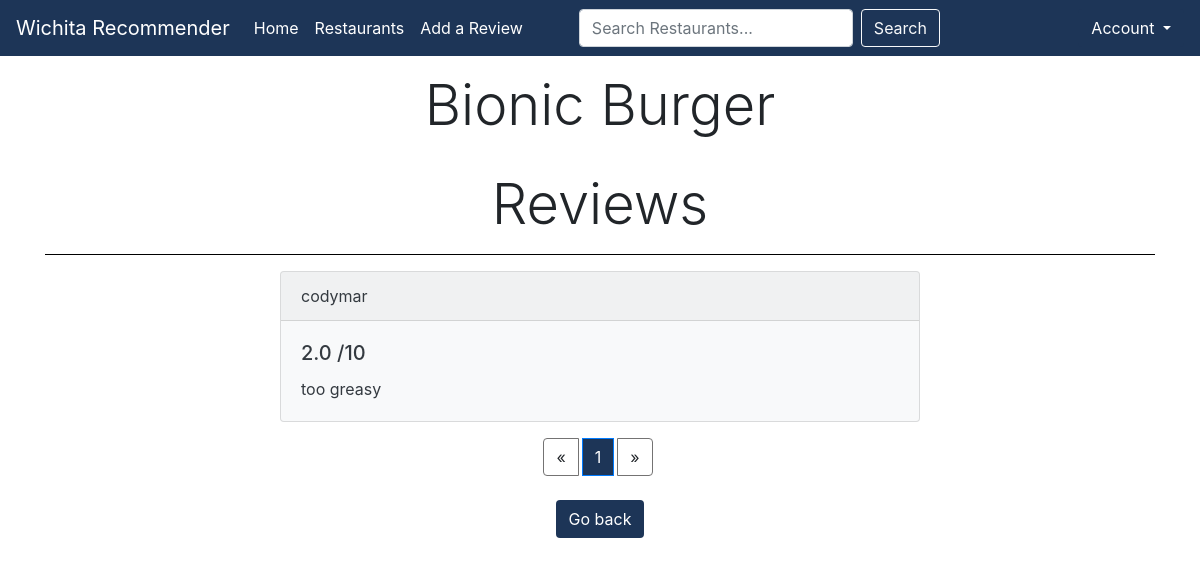
The page /all-reviews/57/ on the database as committed earlier.
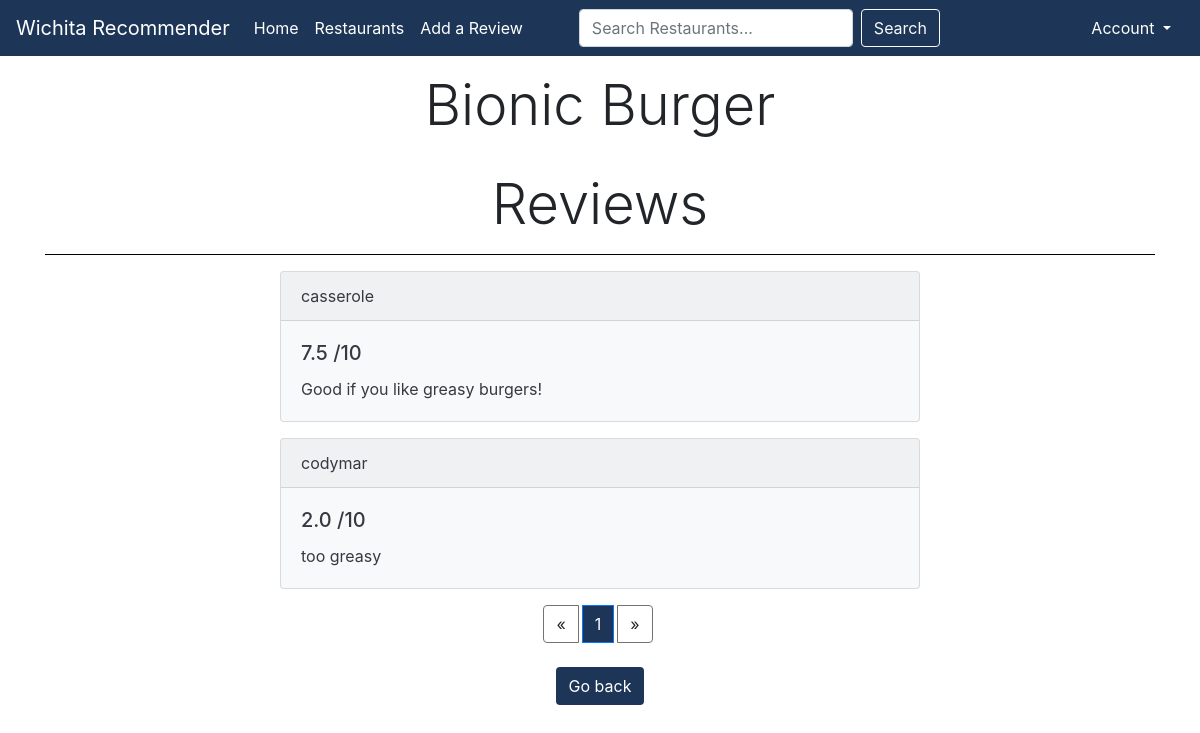
The same page on the database as committed later.
### restaurants/models.py (models this page shows, shortened)
class Rating(models.Model):
    user = models.ForeignKey(
        User, on_delete=models.CASCADE, null=False)
    restaurant = models.ForeignKey(
        Restaurant, on_delete=models.CASCADE, null=False)
    rating = models.DecimalField(decimal_places=1, max_digits=3)
    review = models.TextField(null=True, blank=True)
    updated = models.DateTimeField(auto_now=True)
    created = models.DateTimeField(auto_now_add=True)
    class Meta:
        ordering = ['-updated', '-created']
        unique_together = [['user', 'restaurant']]

### restaurants/views.py (the view)
# urls.py: path("all-reviews/<str:pk>/", views.allReviews, name="all-reviews"),
def allReviews(request, pk):
    restaurant = Restaurant.objects.get(id=pk)
    try:
        reviews = Rating.objects.filter(restaurant__id=pk)
        paginator = Paginator(reviews, 10)
        page_number = request.GET.get('page', 1)
        page_obj = paginator.get_page(page_number)
        page_obj.adjusted_elided_pages = paginator.get_elided_page_range(page_number, on_each_side=2)
        context = {'restaurant': restaurant,  'reviews': reviews, 'page_obj': page_obj}
    except:
        context = {'restaurant': restaurant}
        redirect('restaurant/' + pk)
    return render(request, "restaurants/all-restaurant-reviews.html", context)

### restaurants/templates/restaurants/all-restaurant-reviews.html (shortened to what this page needs)
{% extends 'restaurants/base.html' %}
{% block content %}
  <div>
      <h1 class="display-4 text-center">{{restaurant.name}}</h1>
      <br>
  </div>
<div class="container">
    <h1 class="display-4 text-center">Reviews</h1>
  <hr size="10" color="#000000" noshade>
  {% for review in page_obj %}
  <div class="card text-dark bg-light mb-3">
    <div class="card-header">{{review.user}}</div>
      <div class="card-body">
        <h5 class="card-title">{{review.rating}} /10</h5>
        <p class="card-text">{{review.review}}</p>
      </div>
  </div>
  {% endfor %}
  <nav class="mt-3" aria-label="Page navigation">
    <ul class="pagination justify-content-center flex-wrap mt-2 mb-4">
      {% if page_obj.has_previous %}
          <li class="page-item mr-1"><a class="page-link" href="?page={{ page_obj.previous_page_number }}">&laquo;</a></li>
      {% else %}
          <li class="page-item mr-1"><a class="page-link">&laquo;</a></li>
      {% endif %}
      {% for i in page_obj.adjusted_elided_pages|default_if_none:page_obj.paginator.get_elided_page_range %}
          {% if page_obj.number == i %}
              <li class="active page-item mr-1"><span class="page-link" id="activeItem">{{ i }} <span class="sr-only">(current)</span></span>
              </li>
          {% else %}
              {% if i == page_obj.paginator.ELLIPSIS %}
                  <li class="page-item mr-1"><a class="page-link">{{ i }}</a></li>
              {% else %}
                  <li class="page-item mr-1"><a class="page-link" href="?page={{ i }}">{{ i }}</a></li>
              {% endif %}
          {% endif %}
      {% endfor %}
      {% if page_obj.has_next %}
          <li class="page-item mr-1"><a class="page-link" href="?page={{ page_obj.next_page_number }}">&raquo;</a></li>
      {% else %}
          <li class="page-item mr-1"><a class="page-link">&raquo;</a></li>
      {% endif %}
  </ul></nav>
    <div class="d-flex justify-content-center">
        <a class="btn darkBlue mb-1" href="{% url 'restaurant' restaurant.id %}">Go back</a>
    </div>
</div>
{% endblock %}

Rows that differ between the two databases and show on the page:
added Rating: user "casserole", rating "7.5", review "Good if you like greasy burgers!"
